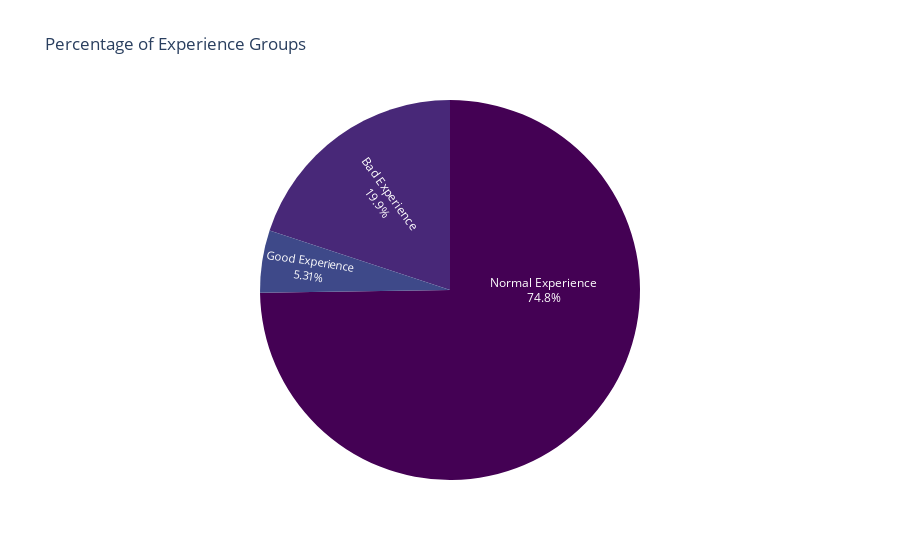

The notebook cell saved with this chart:
### Code cell
import plotly.graph_objects as go

# Create a pie chart for the percentage of each experience group
fig = go.Figure(data=[go.Pie(labels=experience_group_percentage.index, 
                             values=experience_group_percentage.values, 
                             textinfo='label+percent', 
                             insidetextorientation='radial',
                             marker=dict(colors=px.colors.sequential.Viridis))],)

# Update layout for better readability
fig.update_layout(title='Percentage of Experience Groups', showlegend=False)
fig.update_traces(textposition='inside', hoverinfo='none')
fig.show()

### Figure 1 — Plotly figure (JSON) as saved in the notebook; plotly's stock layout.template omitted (floating-point values rounded to 4 significant figures)
{"data": [{"hoverinfo": "none", "insidetextorientation": "radial", "labels": ["Normal Experience", "Bad Experience", "Good Experience"], "marker": {"colors": ["#440154", "#482878", "#3e4989", "#31688e", "#26828e", "#1f9e89", "#35b779", "#6ece58", "#b5de2b", "#fde725"]}, "textinfo": "label+percent", "textposition": "inside", "type": "pie", "values": [74.77, 19.92, 5.313]}], "layout": {"showlegend": false, "title": {"text": "Percentage of Experience Groups"}}}
